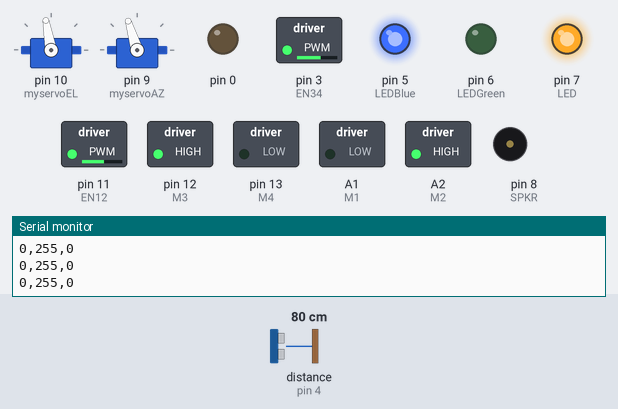
A sketch run on a simulated Arduino Leonardo, built with avr-gcc and run on an emulated ATmega32U4. On the bench: 2 × servo, switched loads named in the sketch (green lamp = pin HIGH), output pins drawn as LEDs (lit = HIGH), buzzer (waves = sounding), the last lines printed to the serial monitor. Wiring (inferred from the names in the program): ultrasonic range finder: trigger pin 2; echo pin 4. The inputs (shaded band) are chosen by the test bench; at power-on: distance to the obstacle (sensor on pin 4) 80 cm. The echo pulse lasts 58.3 µs per cm; random numbers use the default seed unless the sketch sets one; pins used as bus, display or sensor lines are not drawn.

Above: at 4.4 s.
4.5 s: distance to the obstacle (sensor on pin 4) set to 2 cm
At 7.1 s:
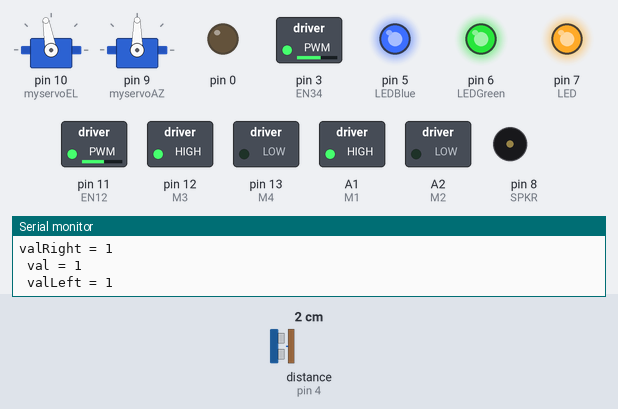
7.5 s: distance to the obstacle (sensor on pin 4) set to 22 cm
10.5 s: distance to the obstacle (sensor on pin 4) set to 28 cm
At 13.3 s:
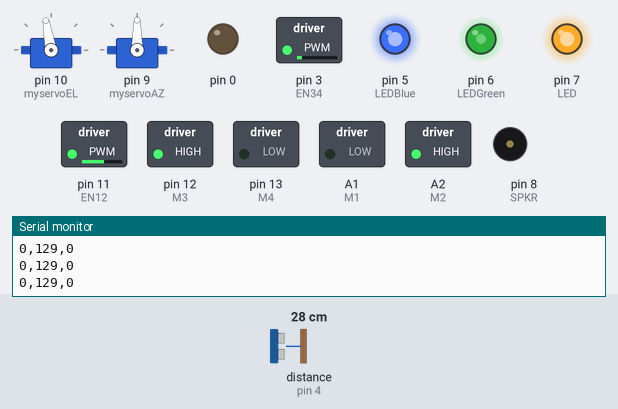
13.5 s: distance to the obstacle (sensor on pin 4) set to 60 cm
At 13.8 s:
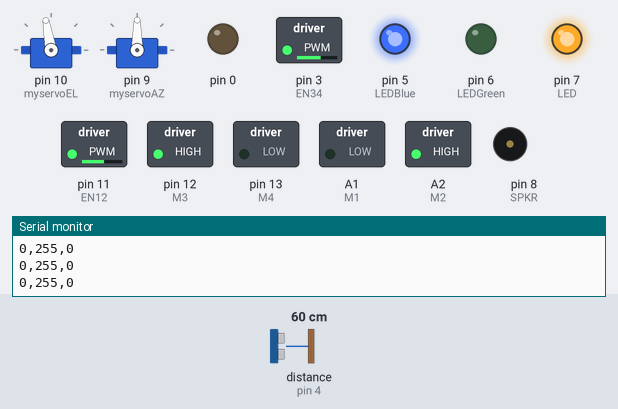
16.5 s: distance to the obstacle (sensor on pin 4) set to 4 cm
At 17.1 s:
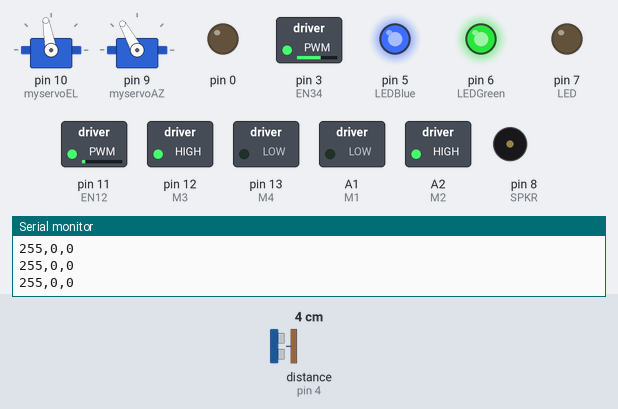
18.0 s: distance to the obstacle (sensor on pin 4) set to 120 cm
At 18.21 s:
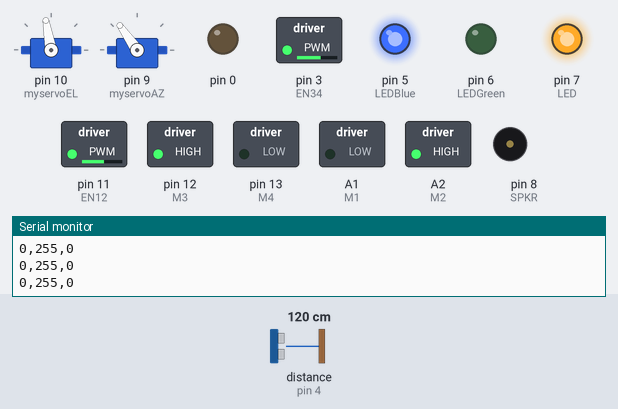
Timing chart, 0 to 22.0 s (numbered marks = the images above; inputs shaded):
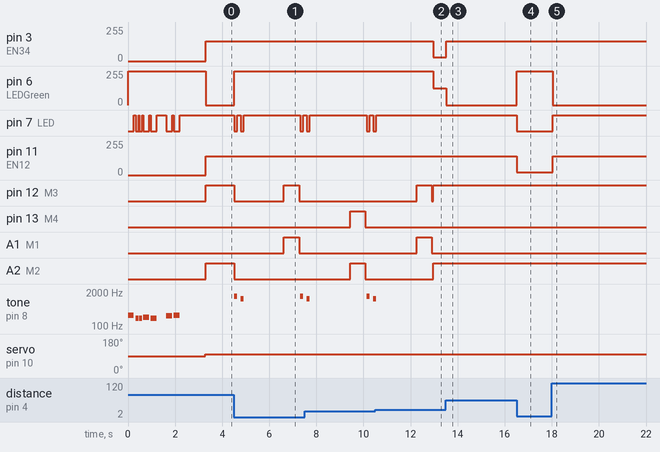

Measured:
- the behaviour switches between 25 and 26 cm on distance to the obstacle (sensor on pin 4) (found by bisection; images 1 and 2)
- after the input at 4.5 s, pin 6 (LEDGreen): 0/255 → 255/255 at once; pin 7 (LED): goes LOW 0.13 s, HIGH 0.15 s, LOW 0.13 s, HIGH 2.4 s, LOW 0.13 s, then HIGH, starting at once; pin 12 (M3): HIGH → LOW at once, → HIGH 2.1 s later, → LOW 0.65 s later; A1 (M1): LOW → HIGH after 2.1 s, → LOW 0.65 s later; A2 (M2): HIGH → LOW at once
- after the input at 10.5 s, pin 3 (EN34): 150/255 → 30/255 after 2.5 s; pin 6 (LEDGreen): 255/255 → 126/255 after 2.5 s; A2 (M2): LOW → HIGH after 2.5 s
- after the input at 13.5 s, pin 3 (EN34): 30/255 → 150/255 at once
- after the input at 16.5 s, pin 6 (LEDGreen): 0/255 → 255/255 at once; pin 7 (LED): HIGH → LOW at once; pin 11 (EN12): 140/255 → 20/255 at once
- after the input at 18.0 s, pin 6 (LEDGreen): 255/255 → 0/255 after 0.05 s; pin 7 (LED): LOW → HIGH after 0.05 s; pin 11 (EN12): 20/255 → 140/255 after 0.05 s

The sketch:

explore.ino
```cpp
// This version is for micro servos.

//#include "Servo.h"
#include "VarSpeedServo.h"
#include "pitches.h"
//#include "NewPing.h"

#define TRIGGER_PIN  2  // Arduino pin tied to trigger pin on the ultrasonic sensor.
#define ECHO_PIN     4  // Arduino pin tied to echo pin on the ultrasonic sensor.
#define MAX_DISTANCE 200 // max distance in cm for ultrasonic sensor
#define LED    7  // Arduino pin driving the red LED
#define LEDGreen  6 // Arduino pin driving the green LED
#define LEDBlue 5 // Arduino pin driving the blue LED
#define SPKR    8  // Arduino pin driving the speaker
#define EN12  11 // enable for first half-bridge in the motor driver
#define EN34  3 // enable for second half-bridge in the motor driver
#define M4  13 // half-bridge input 4A (left motor)
#define M3  12 // half-bridge input 3A (left motor)
#define M2  A2 // half-bridge input 2A (right motor)
#define M1  A1 // half-bridge input 1A (right motor)


// notes in the melody:
int melody[] = {
  NOTE_C4, NOTE_G3, NOTE_G3, NOTE_A3, NOTE_G3, 0, NOTE_B3, NOTE_C4
};

// note durations: 4 = quarter note, 8 = eighth note, etc.:
int noteDurations[] = {
  4, 8, 8, 4, 4, 4, 4, 4
};

int az[] = {180,165,150,135,120,105,90,75,60,45,30,15,05,60,45,30,15,0};
int dx[5], dmin;
int fadeValueG = 0;
int fadeValueB = 0;
int flag = 0;

float theta = 0;
float dtheta = 0.05;
float pi = 3.1415926;
int offset = -10; // -25 more negative makes it turn to the right
//float fadeoffset = 0;
unsigned long time;
int LookAngle = 45;
int LookAngle2 = 45;


VarSpeedServo myservoAZ;  // define azimuth servo
VarSpeedServo myservoEL;  // define elevation servo


int speed = 150; //0-255
//int leftOffset = 90 + (11); //-90 (more reverse) to 90 (more forward)
//int rightOffset = 90 + (11); //-90 (more forward) to 90 (more reverse)
//#define LEFT_ZERO_SPEED (90 + (0)) //-90 (more reverse) to 90 (more forward)
//#define RIGHT_ZERO_SPEED (90 - (0)) //-90 (more forward) to 90 (more reverse)

int posAZ = 0;    // variable to store the servo position
int posEL = 0;

int i,n,nmin;
unsigned long val, valRight, valLeft;
long randNumber;
long counter = 0;
int obstacleCounter = 0;
//int azbias = -12;
int azbias = 0;
int azscan = 0;
//int spkr = 12;
//int led = 11;
unsigned long pulseWidth = 0;
int distance = 50;
int hopduration = 2;
int period = 2000;
int turntime = 650;

void setup()
{
  pinMode(LED,OUTPUT);
  pinMode(LEDGreen,OUTPUT);
  pinMode(LEDBlue, OUTPUT);
  pinMode(SPKR,OUTPUT);
  pinMode(EN12,OUTPUT);
  pinMode(EN34,OUTPUT);
  pinMode(M1,OUTPUT);
  pinMode(M2,OUTPUT);
  pinMode(M3,OUTPUT);
  pinMode(M4,OUTPUT);

  //digitalWrite(EN12,HIGH);
  //digitalWrite(EN34,HIGH);

  playSong();

  delay(1000); //time to get set up!
  myservoEL.attach(10);  // attaches the servo on pin 10 to the servo object
  myservoAZ.attach(9);  // attaches the servo on pin 9 to the servo object

  pinMode(TRIGGER_PIN,OUTPUT);
  pinMode(ECHO_PIN,INPUT);

  //for debugging
  pinMode(0,OUTPUT);
  Serial.begin(9600);

  randomSeed(analogRead(1));

}

void playSong()
{
  digitalWrite(LEDGreen,HIGH); // HIGH turns off the LED
  digitalWrite(LEDBlue,HIGH);
  digitalWrite(LED,HIGH);
  // iterate over the notes of the melody:
  for (int thisNote = 0; thisNote < 8; thisNote++) {

    // to calculate the note duration, take one second
    // divided by the note type.
    //e.g. quarter note = 1000 / 4, eighth note = 1000/8, etc.
    int noteDuration = 1000 / noteDurations[thisNote];
    if (melody[thisNote]>0)
      digitalWrite(LED,LOW);
    tone(SPKR, melody[thisNote], noteDuration);

    // to distinguish the notes, set a minimum time between them.
    // the note's duration + 30% seems to work well:
    delay(noteDuration);
    digitalWrite(LED,HIGH);
    int pauseBetweenNotes = noteDuration * 0.30;
    delay(pauseBetweenNotes);
    // stop the tone playing:
    noTone(SPKR);
  }
}

void loop()
{
  dmin = 1000;

  //Set look direction
  time = millis() % period;
  //Serial.print("Time: ");
  //Serial.println(time);
  //azscan = 35*square(time,1000);
  azscan = LookAngle*tristate(time,period);
  myservoEL.write(100);
  myservoAZ.slowmove(90+azbias+azscan, 40);

  //Check for obstacles over a sweep
  int angles[5];
  float ranges[5];
  for(n=0;n<=4;n++)
  {
    ranges[n]=getDistance();
    angles[n]=myservoAZ.read();
    //Serial.println(ranges[n]);
  }
  int stopObstacleCounter = 0; //obstacles so close we need to stop
  int turnObstacleCounter = 0; //obstacles we may have time to turn for
  float avgTurnObstacleAngle = 0;
  float avgObstacleDistance_cm = 50.0;
  for(n=0;n<=4;n++)
  {
    if(ranges[n]>0 && ranges[n]<25 && abs(angles[n]-90)<25)
    {
      stopObstacleCounter++;
      avgObstacleDistance_cm += ranges[n];
    }
    if(ranges[n]>0 && ranges[n]<50)
    {
      turnObstacleCounter++;
      avgTurnObstacleAngle += (float)angles[n];
      avgObstacleDistance_cm += ranges[n];
    }
  }
  if(stopObstacleCounter+turnObstacleCounter>0) avgObstacleDistance_cm = avgObstacleDistance_cm/(float)(stopObstacleCounter+turnObstacleCounter);
  if(turnObstacleCounter>0) avgTurnObstacleAngle = avgTurnObstacleAngle/(float)turnObstacleCounter;

  setLEDByDistance(avgObstacleDistance_cm);

  //Drive while avoiding obstacles!
  if(stopObstacleCounter>3)
  {
    handleStopObstacle();
  }
  else if(turnObstacleCounter>3) //If we see an obstacle far away, try to avoid it
  {
    //float normalizedHeadingFromZero = (1.0-(abs(avgTurnObstacleAngle-90)/90.0));
    //float normalizedDistanceToObstacle = (1.0-(avgObstacleDistance_cm/50.0));
    //float curvature = normalizedHeadingFromZero*normalizedDistanceToObstacle*10;
    if(avgTurnObstacleAngle>90) forwardRight(speed, 5);
    else forwardLeft(speed, 5);
  }
  else
  {
    forward(speed);
  }
}

void setLEDByDistance(float distance_cm)
{
  float gain = (distance_cm-25.0)/25.0;
  if(gain>1.0) gain=1.0;
  if(gain<0.0) gain=0.0;

  int red = 0;
  int green = gain*255.0;
  int blue = 0;

  if(gain<0.5) red=255;

  Serial.print(red);
  Serial.print(",");
  Serial.print(green);
  Serial.print(",");
  Serial.println(blue);

  analogWrite(LED,255-red);
  analogWrite(LEDGreen,255-green);
  analogWrite(LEDBlue,255-blue);
}

// Motion routines for forward, reverse, turns, and stop
void reverse(int localSpeed) {
  digitalWrite(M1,HIGH);
  digitalWrite(M2,LOW);
  digitalWrite(M4,HIGH);
  digitalWrite(M3,LOW);
  analogWrite(EN12,localSpeed+offset);
  analogWrite(EN34,localSpeed);
}

void backRight(int localSpeed) {
//  servoLeft.write(LEFT_ZERO_SPEED-(localSpeed/2));
//  servoRight.write(RIGHT_ZERO_SPEED+localSpeed);
  digitalWrite(M1,HIGH);
  digitalWrite(M2,LOW);
  digitalWrite(M4,HIGH);
  digitalWrite(M3,LOW);
  analogWrite(EN12,localSpeed+offset);
  analogWrite(EN34,localSpeed/2);
}

void backLeft(int localSpeed) {
//  servoLeft.write(LEFT_ZERO_SPEED-localSpeed);
//  servoRight.write(RIGHT_ZERO_SPEED+(localSpeed/2));
  digitalWrite(M1,HIGH);
  digitalWrite(M2,LOW);
  digitalWrite(M4,HIGH);
  digitalWrite(M3,LOW);
  analogWrite(EN12,localSpeed/2+offset);
  analogWrite(EN34,localSpeed);
}

void forward(int localSpeed) {
  //Serial.println("forward");
//  servoLeft.write(LEFT_ZERO_SPEED+localSpeed);
//  servoRight.write(RIGHT_ZERO_SPEED-localSpeed);
  digitalWrite(M1,LOW);
  digitalWrite(M2,HIGH);
  digitalWrite(M4,LOW);
  digitalWrite(M3,HIGH);
  analogWrite(EN12,localSpeed+offset);
  analogWrite(EN34,localSpeed);
}

void forwardLeft(int localSpeed, float curvature) {
  //Serial.println("forwardLeft");
//  servoLeft.write(LEFT_ZERO_SPEED+localSpeed);
//  servoRight.write(RIGHT_ZERO_SPEED-localSpeed+(localSpeed/5));
  digitalWrite(M1,LOW);
  digitalWrite(M2,HIGH);
  digitalWrite(M4,LOW);
  digitalWrite(M3,HIGH);
  analogWrite(EN12,localSpeed+offset);
  analogWrite(EN34,(int)((float)localSpeed/curvature));
}

void forwardRight(int localSpeed, float curvature) {
  //Serial.println("forwardRight");
//  servoRight.write(RIGHT_ZERO_SPEED-localSpeed);
  digitalWrite(M1,LOW);
  digitalWrite(M2,HIGH);
  digitalWrite(M4,LOW);
  digitalWrite(M3,HIGH);
  analogWrite(EN12,(int)((float)localSpeed/curvature)+offset);
  analogWrite(EN34,localSpeed);
}

void turnLeft(int localSpeed) {
  //Serial.println("turnLeft");
//  servoLeft.write(LEFT_ZERO_SPEED-localSpeed);
//  servoRight.write(RIGHT_ZERO_SPEED-localSpeed);
  digitalWrite(M1,LOW);
  digitalWrite(M2,HIGH);
  digitalWrite(M4,HIGH);
  digitalWrite(M3,LOW);
  analogWrite(EN12,localSpeed+offset);
  analogWrite(EN34,localSpeed);
}
void turnRight(int localSpeed) {
  //Serial.println("turnRight");
//  servoLeft.write(LEFT_ZERO_SPEED+localSpeed);
//  servoRight.write(RIGHT_ZERO_SPEED+localSpeed);
  digitalWrite(M1,HIGH);
  digitalWrite(M2,LOW);
  digitalWrite(M4,LOW);
  digitalWrite(M3,HIGH);
  analogWrite(EN12,localSpeed+offset);
  analogWrite(EN34,localSpeed);
}

void stopRobot() {
//  servoLeft.write(LEFT_ZERO_SPEED);
//  servoRight.write(RIGHT_ZERO_SPEED);
  analogWrite(M1,0);
  analogWrite(M2,0);
  analogWrite(M4,0);
  analogWrite(M3,0);
}
unsigned long mydistance() {
        digitalWrite(TRIGGER_PIN,HIGH);
        delayMicroseconds(10);
        digitalWrite(TRIGGER_PIN,LOW);
        pulseWidth = pulseIn(ECHO_PIN, HIGH, 50000);
        //Serial.println(pulseWidth);
        if (pulseWidth==0){
          pulseWidth=11000;
        }
        //pulseWidth = digitalRead(ECHO_PIN);
        //Serial.print("pulseWidth = ");
        //Serial.println(pulseWidth);
       // distance = pulseWidth/58.2;
        return pulseWidth/58.2;
}

float getDistance()
{
  unsigned long pulseWidth = 0;
  digitalWrite(TRIGGER_PIN,HIGH);
  delayMicroseconds(10);
  digitalWrite(TRIGGER_PIN,LOW);
  pulseWidth = pulseIn(ECHO_PIN, HIGH, 50000);
  float range_cm = (((float)pulseWidth)/58.2);
  //Serial.println(pulseWidth);
  if (range_cm>50) range_cm = 0; //not accurate over 50cm

  return range_cm;
}

void hop(int localSpeed,int localhoptime){
forward(localSpeed);
delay(localhoptime*1000/3);
forward(2*localSpeed);
delay(localhoptime*1000/3);
forward(localSpeed);
delay(localhoptime*1000/3);
}
int square(int localt, int localT) {
  if ( localt % localT < localT/2) {
    return 1;
  }
  else {
    return -1;
  }
}
int tristate(int localt, int localT) {
/*  if ( localt % localT < localT/3) {
    return 1;
  }
  else if (localt % localT < localT*2/3) {
    return 0;
  }
  else {
    return -1;
  }*/
    if ( localt % localT < localT/4) {
    return 1;
  }
  else if (localt % localT < localT/2) {
    return 0;
  }
  else if (localt % localT < localT*3/4){
    return -1;
  }
  else {
    return 0;
  }
}

void handleStopObstacle()
{
  stopRobot();
  analogWrite(LEDGreen,255);
  analogWrite(LEDBlue,255);
  tone(SPKR,NOTE_F6,125);
  digitalWrite(LED,LOW);
  delay(125);
  digitalWrite(LED,HIGH);
  delay(150);
  tone(SPKR,NOTE_CS6,125);
  digitalWrite(LED,LOW);
  delay(125);
  digitalWrite(LED,HIGH);
  delay(50);

  //Determine how to avoid obstacle
  // Begin scan

  myservoAZ.slowmove(90-LookAngle2+azbias, 0);
  delay(500);
  valRight = mydistance();
  delay(50);
  valRight =(valRight + mydistance())/2;

  myservoAZ.slowmove(90+LookAngle2+azbias, 0);
  delay(500);
  valLeft = mydistance();
  delay(50);
  valLeft = (valLeft + mydistance())/2;

  myservoAZ.slowmove(90+azbias, 0);
  delay(500);
  val = mydistance();
  delay(50);
  val = (val+mydistance())/2;

  Serial.print("valRight = ");
  Serial.println(valRight);
  Serial.print(" val = ");
  Serial.println(val);
  Serial.print(" valLeft = ");
  Serial.println(valLeft);

  // reset head direction
  //   myservoAZ.write(90+azbias);
  //myservoEL.write(90);
  //find direction of minimum distance

  /*dmin = 100;
  for(n=0;n<=13;n++){
    if(dx[n]<dmin){
      dmin = dx[n];
      nmin = n;
    }*/

  //Serial.print(nmin);
  //Serial.println(dmin);
  // choose motion based on object position

  if((valLeft<val)&&(valLeft<valRight)){ // object is on left
    Serial.println("object on left");
    //reverse(speed/2);
    //delay(1000);
    turnRight(speed);
    delay(turntime);
  }
  else if((valRight<val)&&(valRight<valLeft)){ // object is on right
    Serial.println("object on right");
    //reverse(speed/2);
    //delay(1000);
    turnLeft(speed);
    delay(turntime);
  }
  else if((val<valRight)&&(val<valLeft)){
      Serial.println("object straight ahead");
    randNumber = random(2);

    if(randNumber == 0)
    {
      turnRight(speed);
      delay(turntime);
    }
    else if(randNumber == 1)
    {
      turnLeft(speed);
      delay(turntime);
    }
    /*else if(randNumber == 2)
    {
      backRight(speed/2);
      delay(1000);
    }
    else if(randNumber == 3)
    {
      backLeft(speed/2);
      delay(1000);
    }*/
  }
  else if(valRight<valLeft){ // object is on right
    Serial.println("object on right");
    //reverse(speed/2);
    //delay(1000);
    turnLeft(speed);
    delay(turntime);
  }
  else if(valRight>valLeft){ // object is on left
          Serial.println("object on left");
    //reverse(speed/2);
    //delay(1000);
    turnRight(speed);
    delay(turntime);
  }
  else {
    randNumber = random(2);

    if(randNumber == 0)
    {
      turnRight(speed);
      delay(turntime);
    }
    else if(randNumber == 1)
    {
      turnLeft(speed);
      delay(turntime);
    }
  }

  stopRobot();
//   obstacleCounter = 0;
  delay(50);
}
```

pitches.h
```cpp
/*************************************************
 * Public Constants
 *************************************************/

#define NOTE_B0  31
#define NOTE_C1  33
#define NOTE_CS1 35
#define NOTE_D1  37
#define NOTE_DS1 39
#define NOTE_E1  41
#define NOTE_F1  44
#define NOTE_FS1 46
#define NOTE_G1  49
#define NOTE_GS1 52
#define NOTE_A1  55
#define NOTE_AS1 58
#define NOTE_B1  62
#define NOTE_C2  65
#define NOTE_CS2 69
#define NOTE_D2  73
#define NOTE_DS2 78
#define NOTE_E2  82
#define NOTE_F2  87
#define NOTE_FS2 93
#define NOTE_G2  98
#define NOTE_GS2 104
#define NOTE_A2  110
#define NOTE_AS2 117
#define NOTE_B2  123
#define NOTE_C3  131
#define NOTE_CS3 139
#define NOTE_D3  147
#define NOTE_DS3 156
#define NOTE_E3  165
#define NOTE_F3  175
#define NOTE_FS3 185
#define NOTE_G3  196
#define NOTE_GS3 208
#define NOTE_A3  220
#define NOTE_AS3 233
#define NOTE_B3  247
#define NOTE_C4  262
#define NOTE_CS4 277
#define NOTE_D4  294
#define NOTE_DS4 311
#define NOTE_E4  330
#define NOTE_F4  349
#define NOTE_FS4 370
#define NOTE_G4  392
#define NOTE_GS4 415
#define NOTE_A4  440
#define NOTE_AS4 466
#define NOTE_B4  494
#define NOTE_C5  523
#define NOTE_CS5 554
#define NOTE_D5  587
#define NOTE_DS5 622
#define NOTE_E5  659
#define NOTE_F5  698
#define NOTE_FS5 740
#define NOTE_G5  784
#define NOTE_GS5 831
#define NOTE_A5  880
#define NOTE_AS5 932
#define NOTE_B5  988
#define NOTE_C6  1047
#define NOTE_CS6 1109
#define NOTE_D6  1175
#define NOTE_DS6 1245
#define NOTE_E6  1319
#define NOTE_F6  1397
#define NOTE_FS6 1480
#define NOTE_G6  1568
#define NOTE_GS6 1661
#define NOTE_A6  1760
#define NOTE_AS6 1865
#define NOTE_B6  1976
#define NOTE_C7  2093
#define NOTE_CS7 2217
#define NOTE_D7  2349
#define NOTE_DS7 2489
#define NOTE_E7  2637
#define NOTE_F7  2794
#define NOTE_FS7 2960
#define NOTE_G7  3136
#define NOTE_GS7 3322
#define NOTE_A7  3520
#define NOTE_AS7 3729
#define NOTE_B7  3951
#define NOTE_C8  4186
#define NOTE_CS8 4435
#define NOTE_D8  4699
#define NOTE_DS8 4978
```
